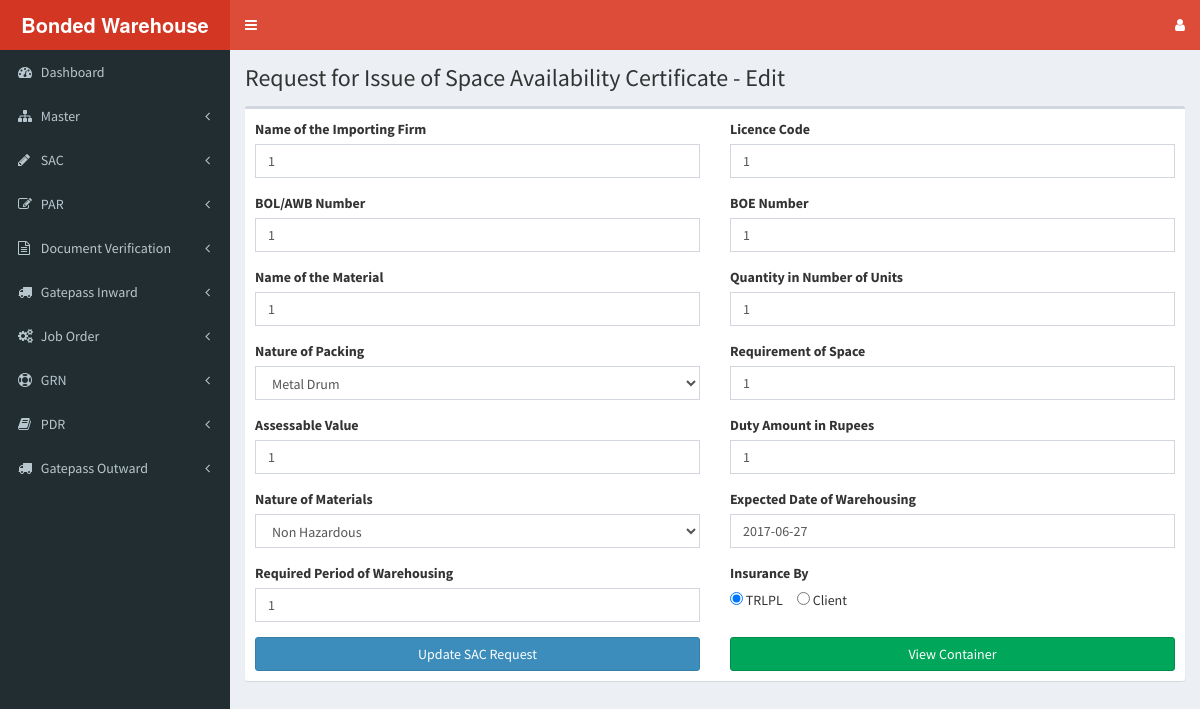
The page /sac/sac-request-edit.php?sac_id=3 on the database as committed earlier.
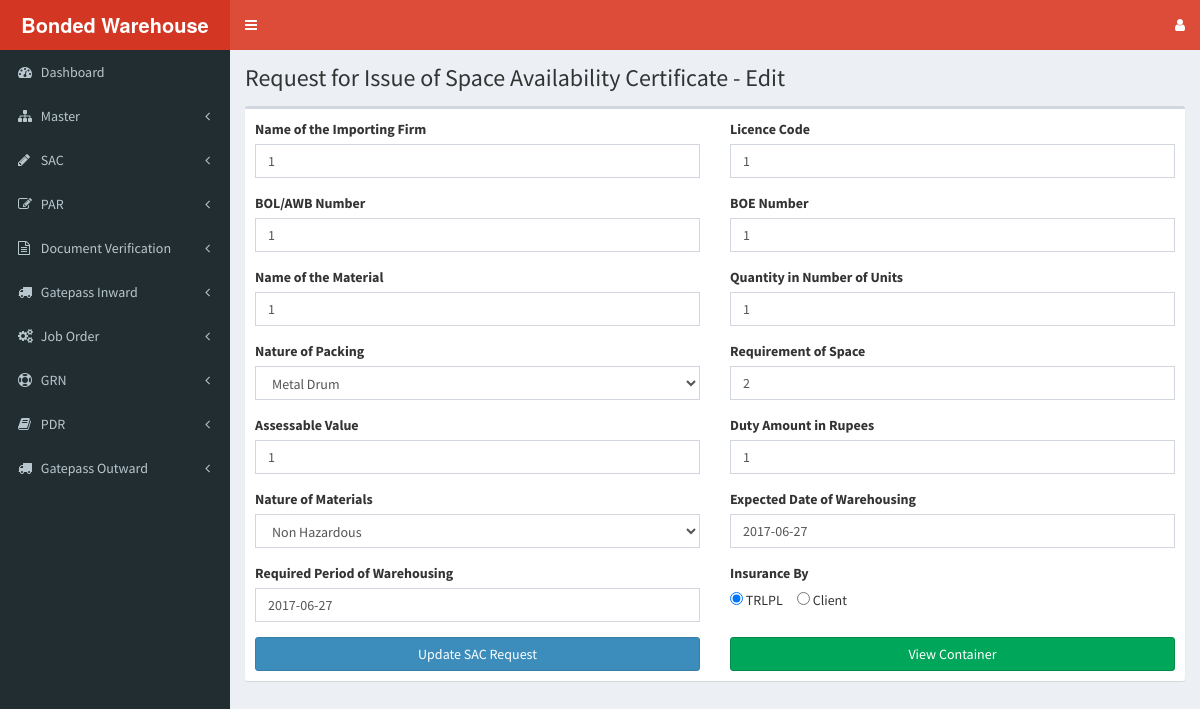
The same page on the database as committed later.
### tables this page shows
CREATE TABLE `sac_request` (
  `sac_id` int(11) NOT NULL,
  `importing_firm_name` varchar(300) NOT NULL,
  `licence_code` varchar(200) NOT NULL,
  `bol_awb_number` varchar(200) NOT NULL,
  `boe_number` varchar(200) NOT NULL,
  `material_name` varchar(200) NOT NULL,
  `qty_units` int(11) NOT NULL,
  `packing_nature` varchar(100) NOT NULL,
  `space_requirement` varchar(100) NOT NULL,
  `assessable_value` varchar(100) NOT NULL,
  `duty_amount` varchar(100) NOT NULL,
  `material_nature` varchar(100) NOT NULL,
  `expected_date` date NOT NULL,
  `required_period` varchar(100) NOT NULL,
  `insurance_by` varchar(50) NOT NULL,
  `status` varchar(100) NOT NULL,
  `document_verified` varchar(10) NOT NULL DEFAULT 'no'
);

### sac/sac-request-edit.php (the view, shortened to what the changed rows need)
<?php
  include('../header.php');
  include('../dbconfig.php');
  $sacID = $_GET['sac_id'];
  $select = "SELECT * FROM sac_request WHERE sac_id='$sacID'";
  $query = mysqli_query($dbc,$select);
  if(mysqli_num_rows($query) > 0) {
    $row = mysqli_fetch_array($query);
  }
?>
<div class="content-wrapper">
  <section class="content-header">
    <h1>
      Request for Issue of Space Availability Certificate - Edit
    </h1>
  </section>
  <section class="content">
    <div class="box">
      <div class="box-body">
        <form id="sac-req-form" name="sac-req-form" action="#" method="post" onsubmit="return false;">
          <div class="row">
            <div class="col-md-6">
              <div class="form-group">
                <label for="importing_firm_name">Name of the Importing Firm</label>
                <input type="text" tabindex="1" class="form-control required" id="importing_firm_name" name="importing_firm_name" placeholder="Name of the importing firm" value="<?php echo $row['importing_firm_name']; ?>">
              </div>
              <div class="form-group">
                <label for="bol_awb_no">BOL/AWB Number</label>
                <input type="text" tabindex="3" class="form-control required" id="bol_awb_no" name="bol_awb_number" placeholder="BOL/AWB Number" value="<?php echo $row['bol_awb_number']; ?>">
              </div>
              <div class="form-group">
                <label for="material_name">Name of the Material</label>
                <input type="text" tabindex="5" class="form-control required" id="material_name" name="material_name" placeholder="Name of the Material" value="<?php echo $row['material_name']; ?>">
              </div>
              <div class="form-group">
                <label for="packing_nature">Nature of Packing</label>
                <select class="form-control" tabindex="7" id="packing_nature" name="packing_nature">
                  <option value="Metal Drum" <?php echo (($row['packing_nature']=='Metal Drum')?'selected="selected"':''); ?> >Metal Drum</option>
                </select>
              </div>
              <div class="form-group">
                <label for="qty_units">Assessable Value</label>
                <input type="text" tabindex="9" class="form-control required" id="assessable_value" name="assessable_value" placeholder="Assessable Value" value="<?php echo $row['assessable_value']; ?>">
              </div>
              <div class="form-group">
                <label for="material_nature">Nature of Materials</label>
                <select class="form-control" tabindex="11" id="material_nature" name="material_nature">
                  <option value="Non Hazardous" <?php echo (($row['material_nature']=='Non Hazardous')?'selected="selected"':'');  ?> >Non Hazardous</option>
                </select>
              </div>
              <div class="form-group">
                <label for="expected_date">Required Period of Warehousing</label>
                <input type="text" tabindex="13" class="form-control required" id="required_period_of_warehousing" name="required_period" placeholder="Required Period of Warehousing" value="<?php echo $row['required_period']; ?>">
              </div>
            </div>
            <div class="col-md-6">
              <div class="form-group">
                <label for="licence_code">Licence Code</label>
                <input type="text" tabindex="2" class="form-control required" id="licence_code" name="licence_code" placeholder="Licence code" value="<?php echo $row['licence_code']; ?>">
              </div>
              <div class="form-group">
                <label for="boe_num">BOE Number</label>
                <input type="text" tabindex="4" class="form-control required" id="boe_num" name="boe_number" placeholder="BOE Number" value="<?php echo $row['boe_number']; ?>">
              </div>
              <div class="form-group">
                <label for="qty_units">Quantity in Number of Units</label>
                <input type="text" tabindex="6" class="form-control required" id="qty_units" name="qty_units" placeholder="Quantity in No of units" value="<?php echo $row['qty_units']; ?>">
              </div>
              <div class="form-group">
                <label for="qty_units">Requirement of Space</label>
                <input type="text" tabindex="8" class="form-control required" id="space_req" name="space_requirement" placeholder="Requirement of Space" value="<?php echo $row['space_requirement']; ?>">
              </div>
              <div class="form-group">
                <label for="qty_units">Duty Amount in Rupees</label>
                <input type="text" tabindex="10" class="form-control required" id="duty_amount" name="duty_amount" placeholder="Duty Amount in Rupees" value="<?php echo $row['duty_amount']; ?>">
              </div>
              <div class="form-group">
                <label for="expected_date">Expected Date of Warehousing</label>
                <input type="text" tabindex="12" class="form-control required" id="expected_date" name="expected_date" placeholder="Expected Date of Warehousing" value="<?php echo $row['expected_date']; ?>">
              </div>
              <div class="form-group">
                <div class="form-group">
                  <input type="radio" tabindex="14" id="insurance_by" name="insurance_by" value="TRLPL" <?php echo (($row['insurance_by']=='TRLPL')?'checked':''); ?>> TRLPL &nbsp;&nbsp;&nbsp;
                  <input type="radio" tabindex="15" id="insurance_by" name="insurance_by" value="Client" <?php echo (($row['insurance_by']=='Client')?'checked':''); ?> > Client
                </div>
              </div>
            </div>
          </div>
        </form>
      </div>
    </div>
  </section>
</div>
<?php
  include('../footer.php');
?>

Rows that differ between the two databases and show on the page:
changed sac_request "Metal Drum": required_period "1" → "2017-06-27"; space_requirement "1" → "2"
